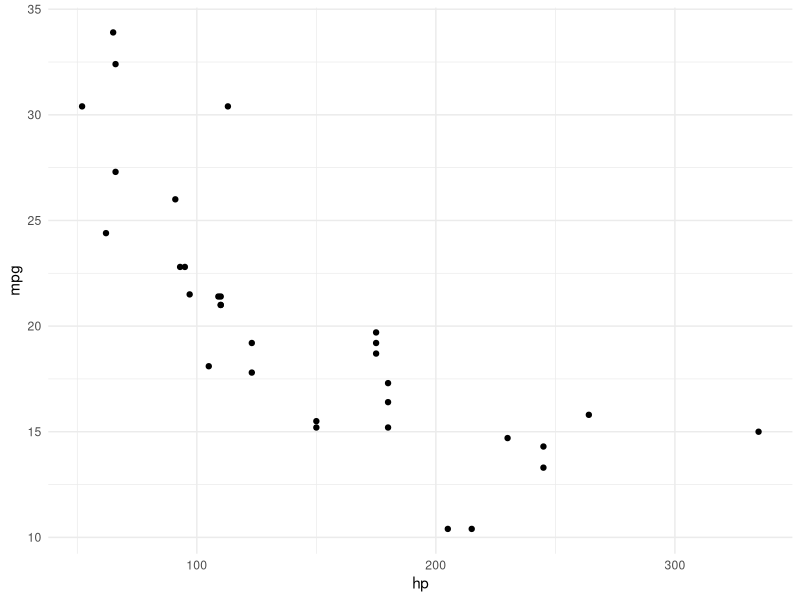

This figure's R source:
## ---- chunk 1
#| fig-cap: "MPG by HP"
library(ggplot2)
ggplot(mtcars, aes(x = hp, y = mpg)) + geom_point() + theme_minimal()
## ---- chunk 2
# Let's check the distro!
stem(mtcars$mpg)
